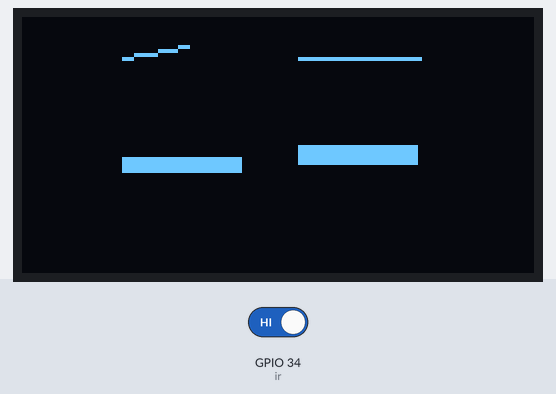
Recording of a sketch running on a simulated ESP32. On the bench: 128×64 one-colour display. The inputs (shaded band) are chosen by the test bench; at power-on: GPIO 34 (ir) HIGH.

Above: at 1.2 s.
1.3 s: GPIO 34 (ir) driven LOW
At 2.5 s:
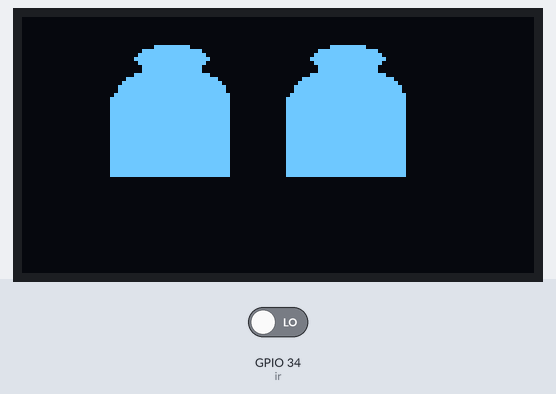
2.8 s: GPIO 34 (ir) driven HIGH
At 3.47 s:
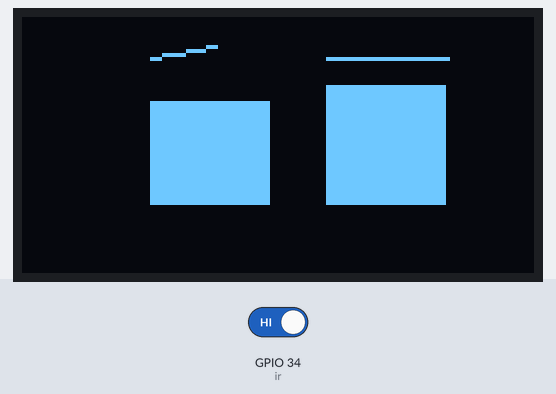
Timing chart, 0 to 5.8 s (numbered marks = the images above; inputs shaded):
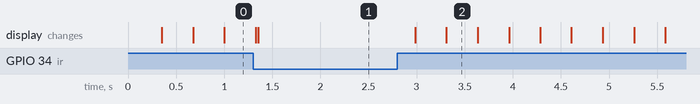

Measured:
- after the input at 1.3 s, the display: first differs from a run without the input after 0.05 s (image 1)
- after the input at 2.8 s, the display: first changes after 0.19 s (image 2 shows a later state)

The sketch:

ESP32_Robotics_Eye.ino
```cpp
#include <U8g2lib.h>
#include <Wire.h>

U8G2_SSD1306_128X64_NONAME_F_HW_I2C u8g2(U8G2_R0, /* reset=*/U8X8_PIN_NONE);
int ir = 34;

void drawEyes(bool centered = false);

unsigned long previousMillis = 0;
const long interval1 = 400;
const long interval2 = 180;
const long interval1_center = 650;
const long interval2_center = 400;

unsigned long lastMotionMillis = 0;
const unsigned long sadDelay = 300000;
const unsigned long boredDelay = 400000;

enum EyeState { EYE_OPEN, EYE_CLOSE, EYE_IDLE, EYE_BORED, EYE_TRANSITION, EYE_SAD };
EyeState eyeState = EYE_IDLE;

int eyeOffset = 0;
int eyeDirection = 1;
const int maxOffset = 15;
unsigned long movementMillis = 0;
const unsigned long movementInterval = 325;

bool isWaitingAtCenter = false;
unsigned long centerWaitMillis = 0;
const unsigned long centerPauseDuration = 8000;

unsigned long transitionStartMillis = 0;
const unsigned long transitionDuration = 1500;
unsigned long lastTransitionUpdate = 0;
const unsigned long transitionFrameInterval = 50;

unsigned long boredMillis = 0;

void setup() {
  pinMode(ir, INPUT);
  u8g2.begin();
  lastMotionMillis = millis();
}

void loop() {
  unsigned long currentMillis = millis();
  int Read = digitalRead(ir);

  if (!isWaitingAtCenter) {
    if (currentMillis - movementMillis >= movementInterval) {
      movementMillis = currentMillis;
      eyeOffset += eyeDirection;

      if (eyeOffset >= maxOffset || eyeOffset <= -maxOffset) {
        eyeDirection *= -1;
      }

      if (eyeOffset == 0) {
        isWaitingAtCenter = true;
        centerWaitMillis = currentMillis;
      }

      drawEyes();
    }
  } else {
    if (currentMillis - centerWaitMillis >= centerPauseDuration) {
      isWaitingAtCenter = false;
    } else {
      drawEyes(true);
    }
  }

  if (Read == 0) {
    lastMotionMillis = currentMillis;
    eye_up();
    eyeState = EYE_IDLE;
    previousMillis = currentMillis;
    return;
  }

  if (currentMillis - lastMotionMillis >= sadDelay) {
    if (eyeState == EYE_IDLE || eyeState == EYE_CLOSE || eyeState == EYE_OPEN) {
      eyeState = EYE_BORED;
      boredMillis = currentMillis;
    }
  }

  switch (eyeState) {
    case EYE_IDLE:
      eyeState = EYE_CLOSE;
      previousMillis = currentMillis;
      break;

    case EYE_CLOSE:
      if (currentMillis - previousMillis >= (isWaitingAtCenter ? interval1_center : interval1)) {
        eyeState = EYE_OPEN;
        previousMillis = currentMillis;
      }
      break;

    case EYE_OPEN:
      if (currentMillis - previousMillis >= (isWaitingAtCenter ? interval2_center : interval2)) {
        eyeState = EYE_CLOSE;
        previousMillis = currentMillis;
      }
      break;

    case EYE_BORED:
      if (currentMillis - boredMillis >= boredDelay) {
        eyeState = EYE_TRANSITION;
        transitionStartMillis = currentMillis;
        lastTransitionUpdate = 0;
      }
      break;

    case EYE_TRANSITION:
      if (currentMillis - lastTransitionUpdate >= transitionFrameInterval) {
        float progress = (currentMillis - transitionStartMillis) / (float)transitionDuration;
        eye_transition(progress);
        lastTransitionUpdate = currentMillis;
      }
      if (currentMillis - transitionStartMillis >= transitionDuration) {
        eyeState = EYE_SAD;
      }
      break;

    case EYE_SAD:
      break;
  }
}

void drawEyes(bool centered) {
  switch (eyeState) {
    case EYE_OPEN: eye_open(centered); break;
    case EYE_CLOSE: eye_close(centered); break;
    case EYE_BORED: eye_bored(); break;
    case EYE_SAD: eye_sad(); break;
    default: break;
  }
}

void eye_open(bool centered) {
  u8g2.clearBuffer();
  u8g2.setBitmapMode(1);
  int eyeWidth = 30;
  int eyeHeight = 30;
  int leftX = 22 + eyeOffset;
  int rightX = 66 + eyeOffset;
  int pupilShift = eyeDirection > 0 ? 6 : -6;

  if (centered) {
    u8g2.drawBox(22, 17, eyeWidth, eyeHeight);
    u8g2.drawBox(66, 17, eyeWidth, eyeHeight);
    u8g2.drawLine(22, 10, 52, 10);
    u8g2.drawLine(66, 10, 96, 10);
    u8g2.drawDisc(22 + 15, 32, 4);
    u8g2.drawDisc(66 + 15, 32, 4);
  } else {
    int shrinkAmount = 4;
    bool goingRight = eyeDirection > 0;
    if (goingRight) {
      u8g2.drawBox(leftX, 17 + shrinkAmount, eyeWidth, eyeHeight - shrinkAmount);
      u8g2.drawBox(rightX, 17, eyeWidth, eyeHeight);
      u8g2.drawLine(leftX, 10, leftX + 16, 7);
      u8g2.drawLine(rightX, 10, rightX + eyeWidth, 10);
    } else {
      u8g2.drawBox(leftX, 17, eyeWidth, eyeHeight);
      u8g2.drawBox(rightX, 17 + shrinkAmount, eyeWidth, eyeHeight - shrinkAmount);
      u8g2.drawLine(leftX, 10, leftX + eyeWidth, 10);
      u8g2.drawLine(rightX + eyeWidth, 10, rightX + 16, 7);
    }

    u8g2.drawDisc(leftX + 15 + pupilShift, 32, 4);
    u8g2.drawDisc(rightX + 15 + pupilShift, 32, 4);
  }

  u8g2.sendBuffer();
}

void eye_close(bool centered) {
  u8g2.clearBuffer();
  u8g2.setBitmapMode(1);
  int eyeWidth = 30;
  int leftX = 22 + eyeOffset;
  int rightX = 66 + eyeOffset;

  if (centered) {
    u8g2.drawBox(22, 32, eyeWidth, 5);
    u8g2.drawBox(66, 32, eyeWidth, 5);
    u8g2.drawLine(22, 10, 52, 10);
    u8g2.drawLine(66, 10, 96, 10);
  } else {
    int shrinkAmount = 3;
    bool goingRight = eyeDirection > 0;

    if (goingRight) {
      u8g2.drawBox(leftX, 32 + shrinkAmount, eyeWidth, 4);
      u8g2.drawBox(rightX, 32, eyeWidth, 5);
      u8g2.drawLine(leftX, 10, leftX + 16, 7);
      u8g2.drawLine(rightX, 10, rightX + eyeWidth, 10);
    } else {
      u8g2.drawBox(leftX, 32, eyeWidth, 5);
      u8g2.drawBox(rightX, 32 + shrinkAmount, eyeWidth, 4);
      u8g2.drawLine(leftX, 10, leftX + eyeWidth, 10);
      u8g2.drawLine(rightX + eyeWidth, 10, rightX + 16, 7);
    }
  }

  u8g2.sendBuffer();
}

void eye_up() {
  u8g2.clearBuffer();
  u8g2.setFontMode(1);
  u8g2.setBitmapMode(1);
  u8g2.drawBox(66, 20, 30, 20);
  u8g2.drawBox(22, 20, 30, 20);
  u8g2.drawFilledEllipse(81, 21, 14, 9);
  u8g2.drawFilledEllipse(37, 21, 14, 9);
  u8g2.drawFilledEllipse(37, 10, 9, 3);
  u8g2.drawFilledEllipse(81, 10, 9, 3);
  u8g2.sendBuffer();
}

void eye_sad() {
  u8g2.clearBuffer();
  u8g2.setFontMode(1);
  u8g2.setBitmapMode(1);
  u8g2.drawBox(66 + eyeOffset, 35, 30, 18);
  u8g2.drawBox(22 + eyeOffset, 35, 30, 18);
  u8g2.drawFilledEllipse(81 + eyeOffset, 47, 14, 9);
  u8g2.drawFilledEllipse(37 + eyeOffset, 47, 14, 9);
  u8g2.drawLine(22 + eyeOffset, 30, 36 + eyeOffset, 25);
  u8g2.drawLine(96 + eyeOffset, 30, 82 + eyeOffset, 25);
  u8g2.sendBuffer();
}

void eye_bored() {
  u8g2.clearBuffer();
  u8g2.setFontMode(1);
  u8g2.setBitmapMode(1);
  u8g2.drawBox(66 + eyeOffset, 35, 30, 15);
  u8g2.drawBox(22 + eyeOffset, 35, 30, 15);
  u8g2.drawFilledEllipse(81 + eyeOffset, 45, 12, 8);
  u8g2.drawFilledEllipse(37 + eyeOffset, 45, 12, 8);
  u8g2.sendBuffer();
}

void eye_transition(float progress) {
  u8g2.clearBuffer();
  u8g2.setFontMode(1);
  u8g2.setBitmapMode(1);
  int eyeTop = 35 - (int)(5 * progress);
  int irisSize = 12 + (int)(2 * progress);
  u8g2.drawBox(66 + eyeOffset, eyeTop, 30, 15 + (int)(3 * progress));
  u8g2.drawBox(22 + eyeOffset, eyeTop, 30, 15 + (int)(3 * progress));
  u8g2.drawFilledEllipse(81 + eyeOffset, eyeTop + 10, irisSize, 8 + (int)(1 * progress));
  u8g2.drawFilledEllipse(37 + eyeOffset, eyeTop + 10, irisSize, 8 + (int)(1 * progress));
  u8g2.drawLine(22 + eyeOffset, eyeTop - 5, 36 + eyeOffset, eyeTop - (int)(5 * progress));
  u8g2.drawLine(96 + eyeOffset, eyeTop - 5, 82 + eyeOffset, eyeTop - (int)(5 * progress));
  u8g2.sendBuffer();
}
```
